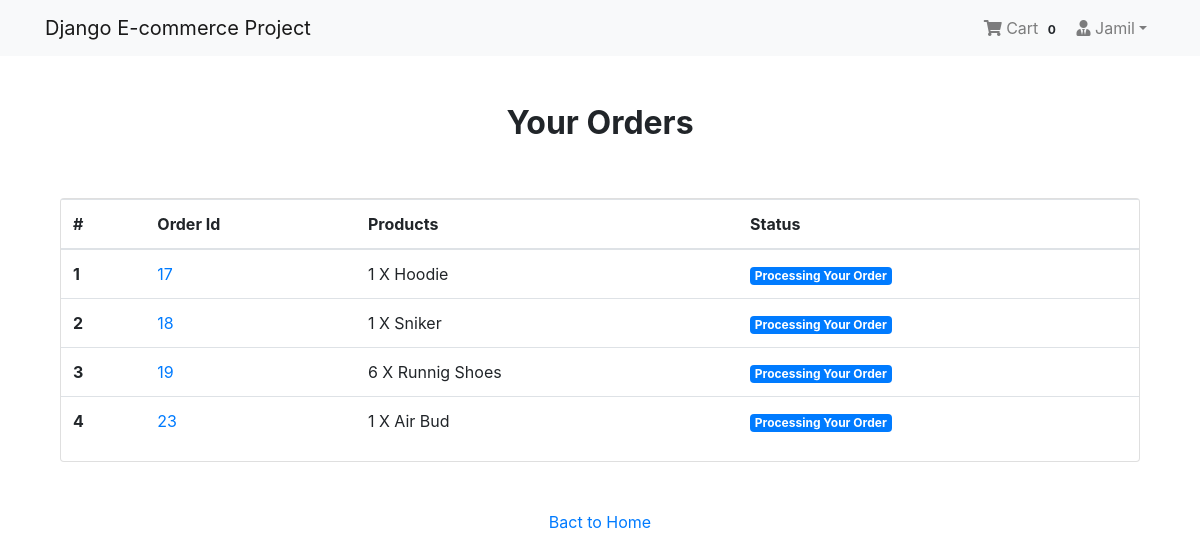
Screenshot of /payment/orders/ (signed in) with the database file from the repository.
### App_Login/models.py (models this page shows, shortened)
class User(AbstractBaseUser, PermissionsMixin):
    email = models.EmailField(unique=True, null=False)
    is_staff = models.BooleanField(
        ugettext_lazy('staff status'),
        default=False,
        help_text = ugettext_lazy('Designates whether the user can log in this site')
    )
    is_active = models.BooleanField(
        ugettext_lazy('active'),
        default=True,
        help_text=ugettext_lazy('Designates whether this user should be treated as active. Unselect this instead of deleting accounts')
    )
    USERNAME_FIELD = 'email'
    objects = MyUserManager()

class Profile(models.Model):
    user = models.OneToOneField(User, on_delete=models.CASCADE, related_name='profile')
    username = models.CharField(max_length=264, blank=True)
    full_name = models.CharField(max_length=264, blank=True)
    address_1 = models.TextField(max_length=300, blank=True)
    city = models.CharField(max_length=40, blank=True)
    zipcode = models.CharField(max_length=10, blank=True)
    country = models.CharField(max_length=50, blank=True)
    phone = models.CharField(max_length=20, blank=True)
    date_joined = models.DateTimeField(auto_now_add=True)

### App_Order/models.py (models this page shows, shortened)
class Order(models.Model):
    orderitems = models.ManyToManyField(Cart)
    user = models.ForeignKey(settings.AUTH_USER_MODEL, on_delete=models.CASCADE)
    ordered = models.BooleanField(default=False)
    created = models.DateTimeField(auto_now_add=True)
    paymentId = models.CharField(max_length=264, blank=True, null=True)
    orderId = models.CharField(max_length=200, blank=True, null=True)

class Cart(models.Model):
    user = models.ForeignKey(settings.AUTH_USER_MODEL, on_delete=models.CASCADE, related_name="cart")
    item = models.ForeignKey(Product, on_delete=models.CASCADE)
    quantity = models.IntegerField(default=1)
    purchased = models.BooleanField(default=False)
    created = models.DateTimeField(auto_now_add=True)
    updated = models.DateTimeField(auto_now=True)
    def __str__(self):
        return f'{self.quantity} X {self.item}'

### App_Shop/models.py (models this page shows)
class Product(models.Model):
    mainimage = models.ImageField(upload_to='Products')
    name = models.CharField(max_length=264)
    category = models.ForeignKey(Category, on_delete=models.CASCADE, related_name='category')
    preview_text = models.TextField(max_length=200, verbose_name='Preview Text')
    detail_text = models.TextField(max_length=1000, verbose_name='Description')
    price = models.FloatField()
    old_price = models.FloatField(default=0.00)
    created = models.DateTimeField(auto_now_add=True)
    def __str__(self):
        return self.name
    class Meta:
        ordering = ['-created',]

### App_Payment/views.py (the view)
# urls.py: path('orders/', views.order_view, name="orders"),
@login_required
def order_view(request):
    try:
        orders = Order.objects.filter(user=request.user, ordered=True)
        context = {"orders": orders}
    except:
        messages.warning(request, "You do no have an active order")
        return redirect("App_Shop:home")
    return render(request, "App_Payment/order.html", context)

### App_Order/templatetags/cart_tag.py (called while the page is built)
@register.filter
def cart_total(user):
    order = Order.objects.filter(user=user, ordered=False)
    if order.exists():
        return order[0].orderitems.count()
    else:
        return 0

### templates/App_Payment/order.html
{% extends 'base.html' %}
{% block body_block %}
<div class="container mt-5">
  <h2 class="text-center"><strong>Your Orders</strong></h2>
  <div class="row">
    <div class="col-md-12">
      <div class="card mt-5" style="height:auto">
        <div class="table-responsive">
          <table class="table">
            <thead>
              <tr>
                <th scope="col">#</th>
                <th scope="col">Order Id</th>
                <th scope="col">Products</th>
                <th scope="col">Status</th>
              </tr>
            </thead>
            <tbody>
              {% for order in orders %}
              <tr>
                <th scope="row">{{ forloop.counter }}</th>
                <td><a href="{% url 'App_Payment:order_details' order_id=order.orderId %}">{{ order.id }}</a></td>
                <td>
                  {% for item in order.orderitems.all %} {{item}} <br> {% endfor %}
                </td>
                <td><span class="badge badge-primary">Processing Your Order</span></td>
              </tr>
              {% endfor %}
            </tbody>
          </table>
        </div>
      </div>
    </div>
    <div class="col-md-12 my-5 text-center">
      <a href="{% url 'App_Shop:home' %}">Bact to Home</a>
    </div>
  </div>
</div>
{% endblock %}

### templates/navbar.html (shortened to what this page needs)
{% load cart_tag %}
<nav class="navbar navbar-expand-lg navbar-light bg-light">
  <div class="container">
    <a class="navbar-brand" href="{% url 'App_Shop:home' %}">Django E-commerce Project</a>
    <div class="collapse navbar-collapse" id="navbarNav">
      <ul class="navbar-nav ml-auto">
        {% if request.user.is_authenticated %}
        <li class="nav-item">
          <a href="{% url 'App_Order:cart' %}" class="nav-link">
              <i class="fa fa-shopping-cart"></i> Cart
              <span class="badge badge-light">{{ request.user | cart_total }}</span>
          </a>
        </li>
        <li class="nav-item dropdown">
          <a class="nav-link dropdown-toggle" href="#" id="navbarDropdown" role="button" data-toggle="dropdown" aria-haspopup="true" aria-expanded="false"><i class="fas fa-user-tie"></i> {{request.user.profile.username}}</a>
        </li>
        {% else %}
        <li class="nav-item">
          <a href="{% url 'App_Login:login' %}" class="btn btn-primary">Login</a>
        </li>
        {% endif %}
      </ul>
    </div>
  </div>
</nav>

### templates/base.html (style rules this page uses)
.card { height: 350px; }

### rows the page displays
User: user|cart_total "0", user.profile.username "Jamil"
Order: id "17"
Cart: quantity+item "1 X Hoodie"
Order: id "18"
Cart: quantity+item "1 X Sniker"
Order: id "19"
Cart: quantity+item "6 X Runnig Shoes"
Order: id "23"
Cart: quantity+item "1 X Air Bud"
